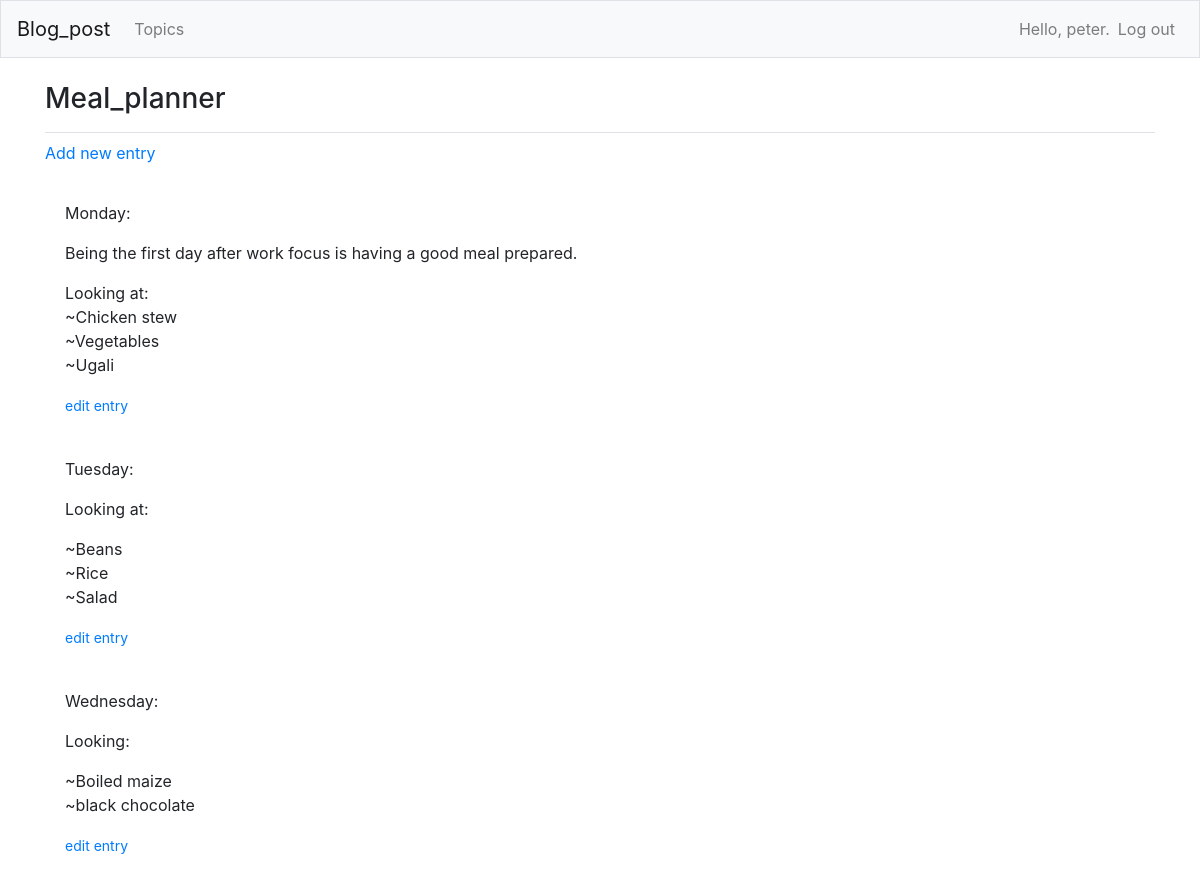
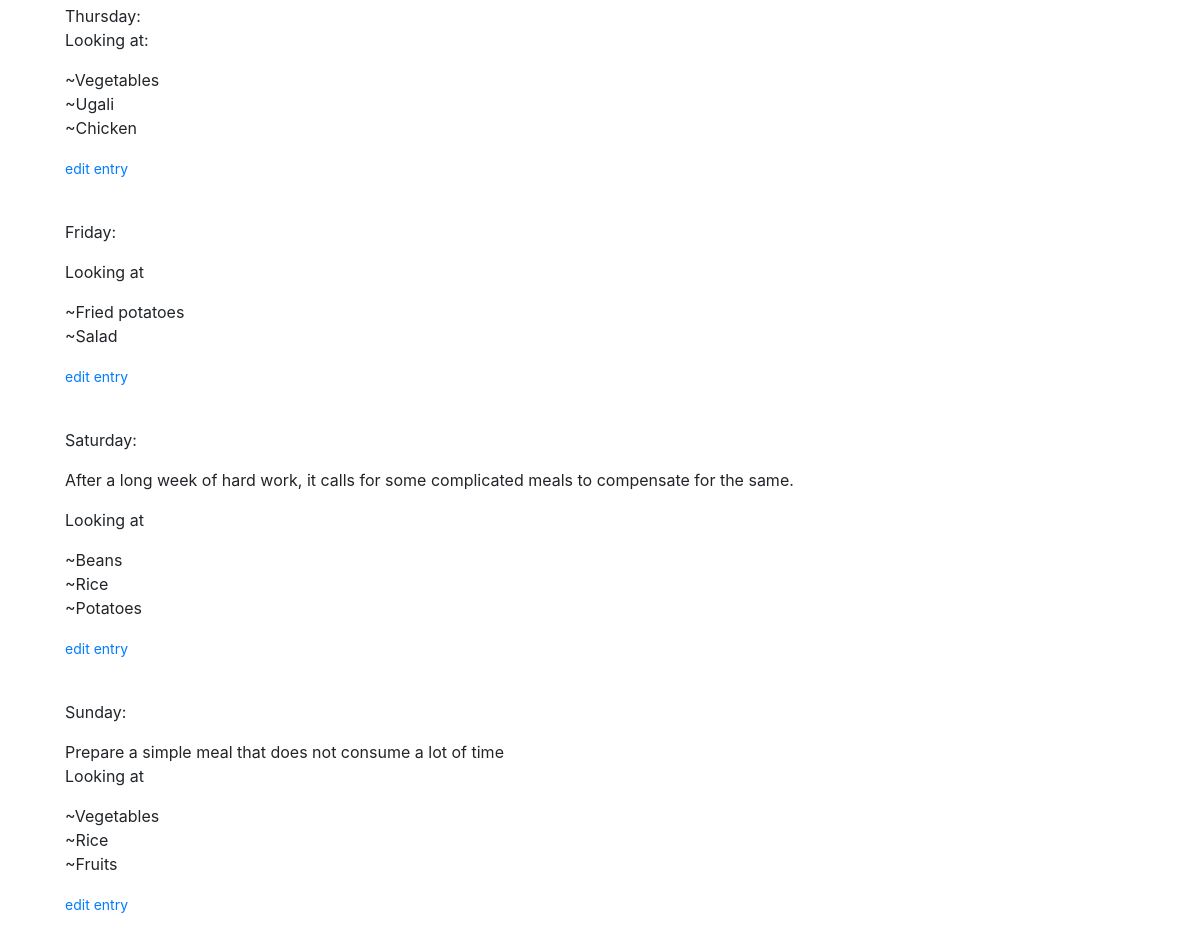
Screenshot of /topics/3/ (signed in) with the database file from the repository (2 pictures, top to bottom).
### blog_post/models.py (models this page shows, shortened)
class Topic(models.Model):
	text = models.CharField(max_length = 200)
	date_added = models.DateTimeField(auto_now_add=True)
	owner =models.ForeignKey(User, on_delete=models.CASCADE)
	def __str__(self):
		return  self.text

class Entry(models.Model):
	topic = models.ForeignKey(Topic, on_delete = models.CASCADE)
	text = models.TextField()
	date_added = models.DateTimeField(auto_now_add=True)
	class Meta:
		verbose_name_plural = 'entries'

### blog_post/views.py (the view)
# urls.py: path('topics/<int:topic_id>/', views.topic, name='topic'),
@login_required
def topic(request, topic_id):
	topic = Topic.objects.get(id=topic_id)
	if topic.owner !=request.user:
		raise Http404
	entries = topic.entry_set.order_by('-date_added')
	context = {'topic': topic , 'entries': entries}
	return render(request, 'blog_post/topic.html', context )

### blog_post/templates/blog_post/topic.html
{% extends 'blog_post/base.html' %}
{% block page_header %}
<h3>{{topic}}</h3>
{% endblock page_header %}
{% block content %}
<p><a href="{% url 'blog_post:new_entry' topic.id %}">Add new entry</a></p>
	{% for entry in entries %}
	<div class="card-body">
		{{entry.text|linebreaks}}
		<small><a href="{% url 'blog_post:edit_entry' entry.id %}">edit entry</a></small>
	</div>
	{% endfor %}
{% endblock content %}

### blog_post/templates/blog_post/base.html (shortened to what this page needs)
{% load bootstrap4 %}
<!DOCTYPE html>
<html lang="en">
<head>
	{% bootstrap_css %}
</head>
<body>
	<nav class="navbar navbar-expand-md navbar-light bg-light mb-4 border">
		<a class="navbar-brand" href="{% url 'blog_post:index' %}">Blog_post</a>
			<div class="collapse navbar-collapse" id="navbar-collapse">
				<ul class="navbar-nav mr-auto">
					<li class="nav-item">
						<a class="nav-link" href="{% url 'blog_post:topics' %}">Topics</a></li>
				</ul>
				<ul class="navbar-nav ml-auto">
					{% if user.is_authenticated %}
						<li class="nav-item">
							<span class ="navbar-text">Hello, {{ user.username }}.</span>
						</li>
						<li class ='nav-item'>
							<a class="nav-link" href="{% url 'users:logout' %}">Log out </a>
						</li>
					{% endif %}
				</ul>
			</div>
	</nav>
	<main role ='main' class="container">
		<div class="pb-2 mb-2 border-bottom">
			{% block page_header %}{% endblock page_header %}
		</div>
		<div>
			{% block content %} {% endblock content %}
		</div>
	</main>
</body>
</html>

### rows the page displays
Topic: text "Meal_planner"
Entry: text "Monday: Being the first day after work focus is having a good meal prepared. Looking at: ~Chicken stew ~Vegetables ~Ugali"
Entry: text "Tuesday: Looking at: ~Beans ~Rice ~Salad"
Entry: text "Wednesday: Looking: ~Boiled maize ~black chocolate"
Entry: text "Thursday: Looking at: ~Vegetables ~Ugali ~Chicken"
Entry: text "Friday: Looking at ~Fried potatoes ~Salad"
Entry: text "Saturday: After a long week of hard work, it calls for some complicated meals to compensate for the same. Looking at ~Beans ~Rice ~Potatoes"
Entry: text "Sunday: Prepare a simple meal that does not consume a lot of time Looking at ~Vegetables ~Rice ~Fruits"

### other values shown
{{ user.username }} "peter"
